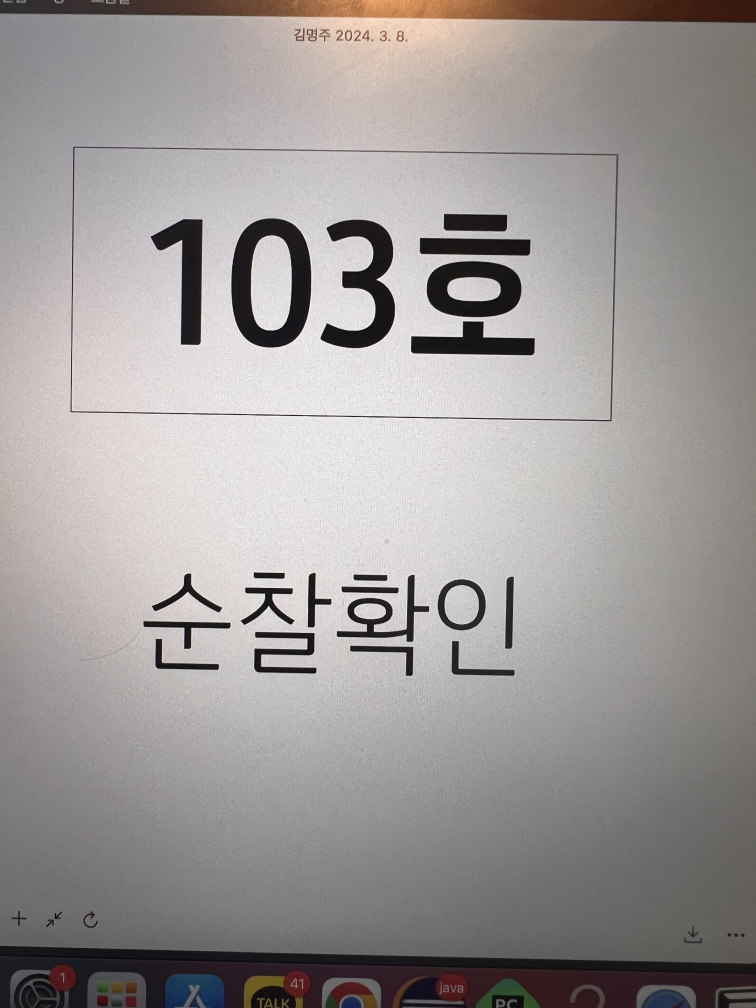
#> input picture src/main/webapp/img/103.jpeg, 3024 x 4032 px, found by its file name (shown at 1/4 size)
$ python ocr.py
#> lines starting #> are read from the running program, lines starting #| are printed output that depends on the picture; after the words box and inside, x2 and y2 are one past the last pixel; in counts of white or black regions, pixels touching at a corner belong together
import sys
try:
    import cv2
    import pytesseract
    import numpy
    from imutils.perspective import four_point_transform
    from PIL import Image

    ori = cv2.imread("/Users/zuzooclub/Desktop/Proj/java/alienProtector/src/main/webapp/img/103.jpeg")
#> ori is the input picture: shape (4032, 3024, 3); mean B, G, R 151.7, 153.3, 157.4
    blur = cv2.GaussianBlur(ori,(5,5),0)
    edged = cv2.Canny(blur,0,255)
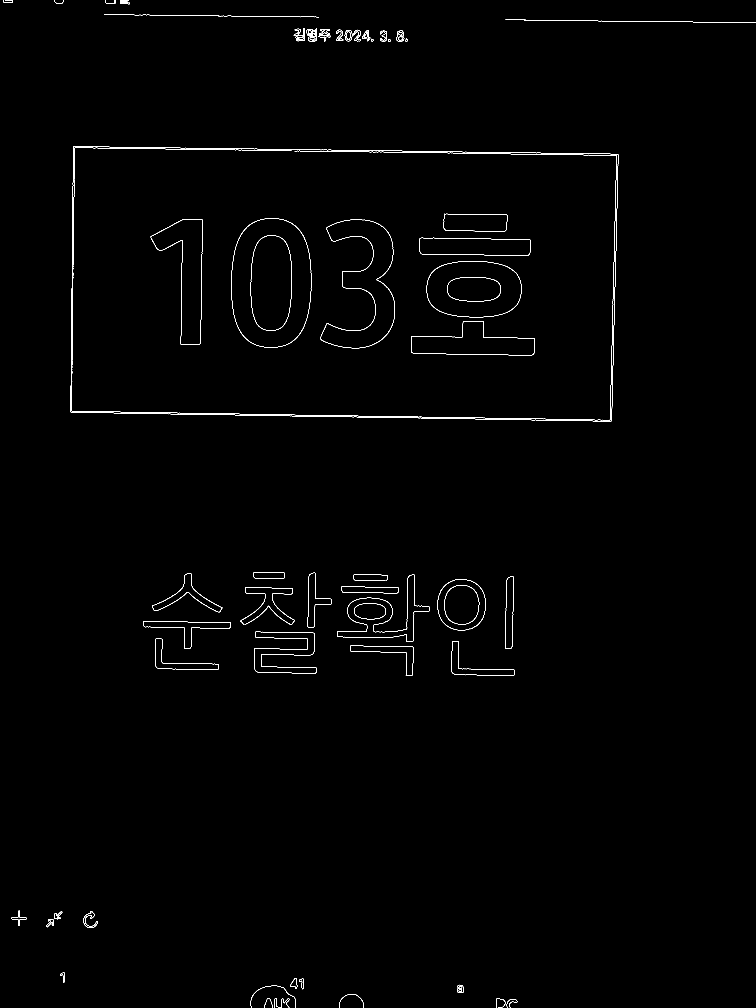
#> edged: shape (4032, 3024) (shown at 1/4 size); 0.36% white in thin lines or dots
    pts, hh = cv2.findContours(edged, cv2.RETR_EXTERNAL, cv2.CHAIN_APPROX_SIMPLE)
#> pts = 61 contours, 23 with area under 20; largest, box (x1, y1, x2, y2) and area: (281, 586, 2474, 1686) 2316401, (1750, 2317, 1943, 2522) 31658, (1348, 2299, 1717, 2568) 31543, (1016, 2527, 1266, 2695) 18902, (574, 2484, 923, 2596) 10228; hh = 61 rows, first 6: [1, -1, -1, -1], [2, 0, -1, -1], [3, 1, -1, -1], [4, 2, -1, -1], [5, 3, -1, -1], [6, 4, -1, -1]
    pts = sorted(pts, key=cv2.contourArea, reverse=True)

    recPP = None
    for pp in pts:
        approx = cv2.approxPolyDP(pp, cv2.arcLength(pp, True) * 0.02, True)
        if len(approx) == 4:
            recPP = approx
            break
#> this loop made 1 pass
#> recPP on pass 1: [[293, 586], [283, 1648], [2446, 1683], [2472, 617]]
    recArr = recPP.reshape(4, 2)
#> recArr = [[293, 586], [283, 1648], [2446, 1683], [2472, 617]]
    recImg = four_point_transform(ori, recArr)
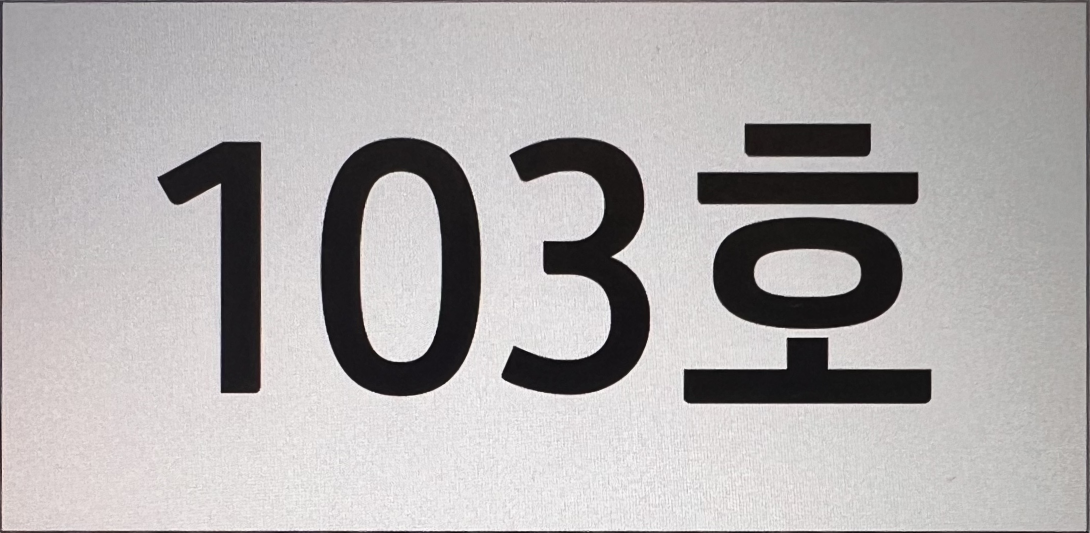
#> recImg: shape (1066, 2179, 3) (shown at 1/2 size); mean B, G, R 173.4, 173.3, 176.5


    ## 자른 이미지 글 인식
    samll = cv2.resize(recImg,(600, 300),interpolation=cv2.INTER_LANCZOS4)
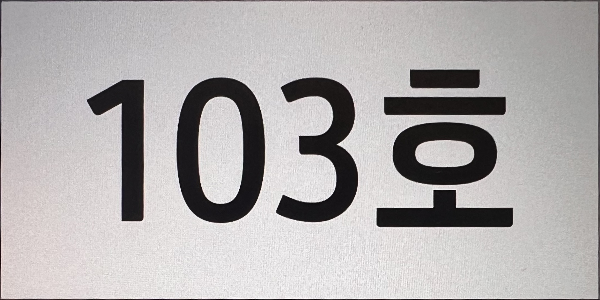
#> samll: shape (300, 600, 3); mean B, G, R 173.4, 173.3, 176.5
    blur = cv2.GaussianBlur(samll, (7, 7), 0)
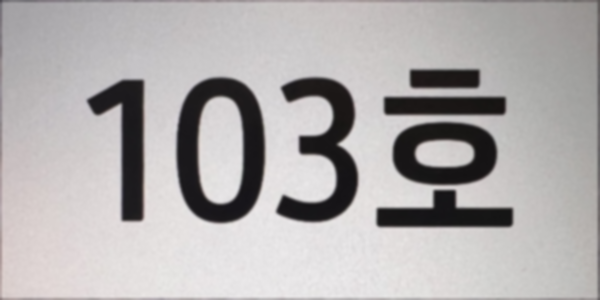
#> blur: shape (300, 600, 3); mean B, G, R 173.8, 173.7, 176.9
    edged = cv2.Canny(blur, 0, 255)
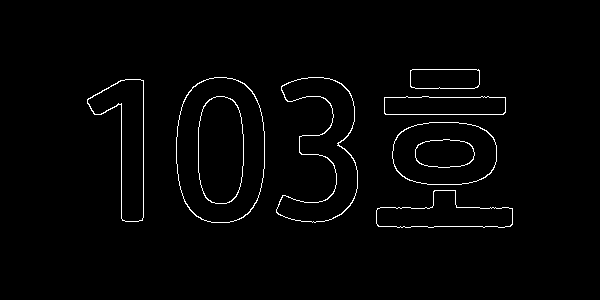
#> edged: shape (300, 600); 1.7% white in thin lines or dots, all inside (x1, y1, x2, y2) = (87, 69, 513, 228)

#> (the run stopped early here; a loop or call above may not have finished)

$ run again, with src/main/webapp/img/102.jpeg copied over src/main/webapp/img/103.jpeg
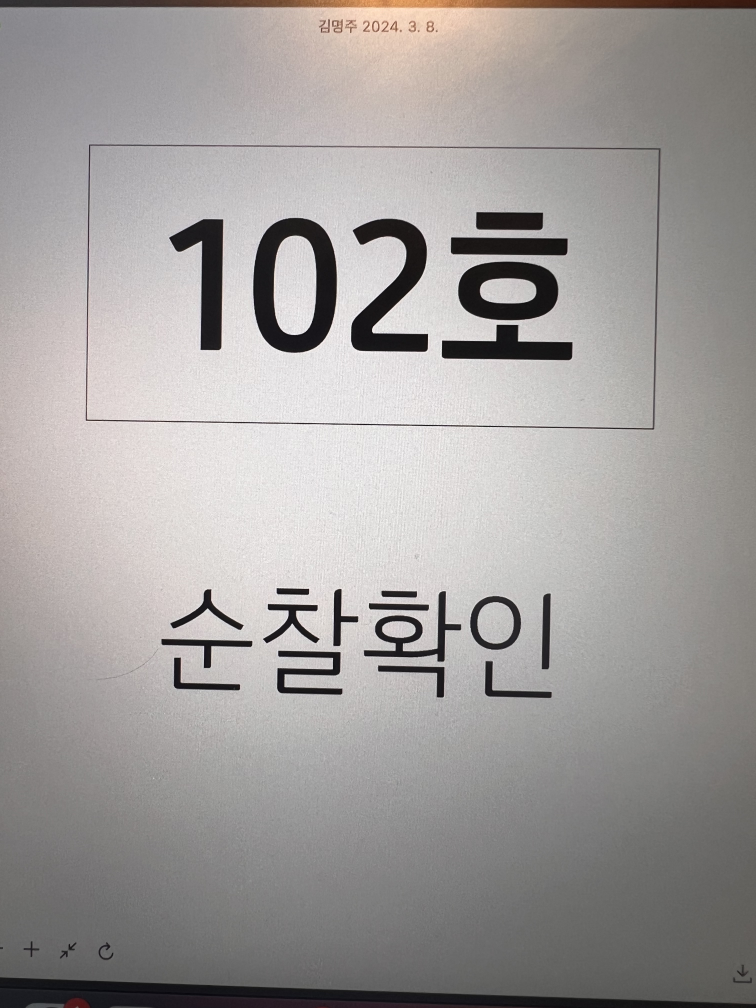
#> input picture src/main/webapp/img/102.jpeg, 3024 x 4032 px, found by its file name (shown at 1/4 size)
#> ori is the input picture: shape (4032, 3024, 3); mean B, G, R 155.2, 156.7, 160.3
#> `edged = cv2.Canny(blur,0,255)`:
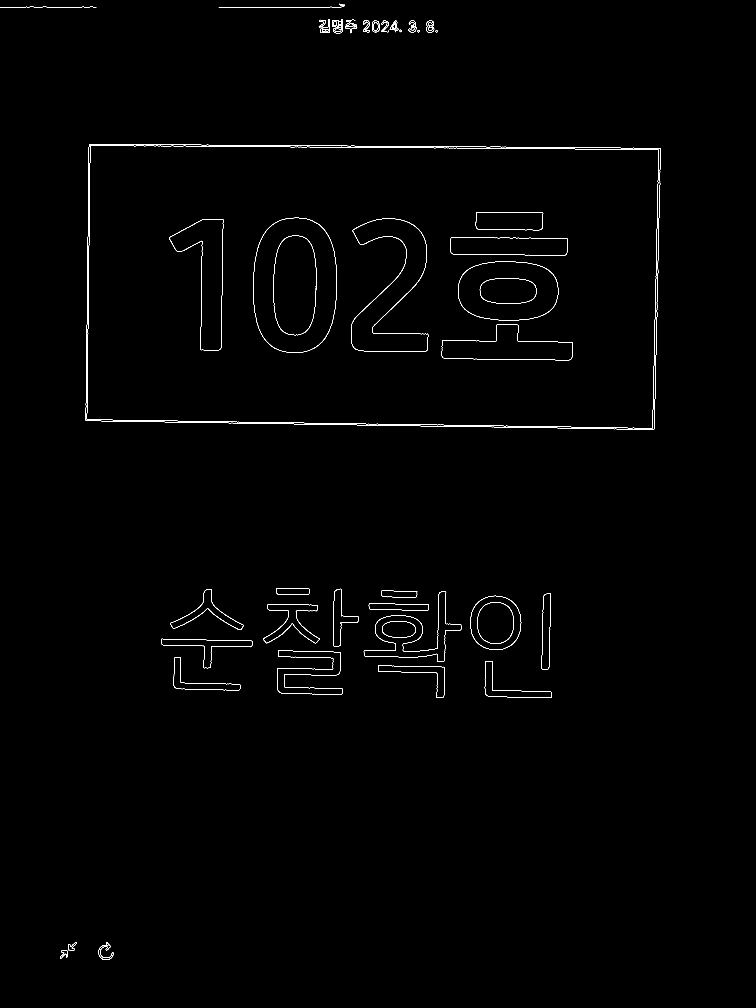
#> edged: shape (4032, 3024) (shown at 1/4 size); 0.35% white in thin lines or dots, all inside (x1, y1, x2, y2) = (0, 14, 2643, 3840)
#> pts = 47 contours, 17 with area under 20; largest, box (x1, y1, x2, y2) and area: (342, 577, 2643, 1719) 2544462, (1880, 2383, 2085, 2600) 35338, (1052, 2416, 1279, 2573) 12444, (681, 2357, 975, 2520) 10128, (694, 2630, 961, 2762) 9056; hh = 47 rows, first 6: [1, -1, -1, -1], [2, 0, -1, -1], [3, 1, -1, -1], [4, 2, -1, -1], [5, 3, -1, -1], [6, 4, -1, -1]
#> the loop `for pp in pts:` made 1 pass
#> recPP on pass 1: [[356, 579], [343, 1682], [2616, 1716], [2641, 593]]
#> recArr = [[356, 579], [343, 1682], [2616, 1716], [2641, 593]]
#> `edged = cv2.Canny(blur, 0, 255)`:
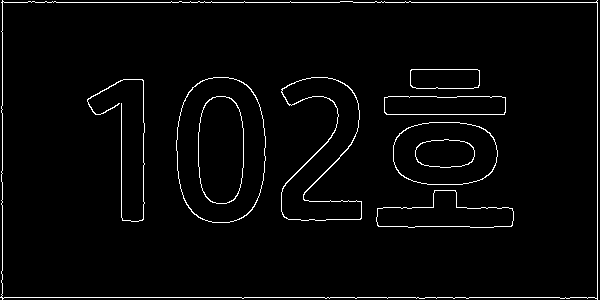
#> edged: shape (300, 600); 2.7% white in thin lines or dots

$ run again, with src/main/webapp/img/101_1.jpeg copied over src/main/webapp/img/103.jpeg
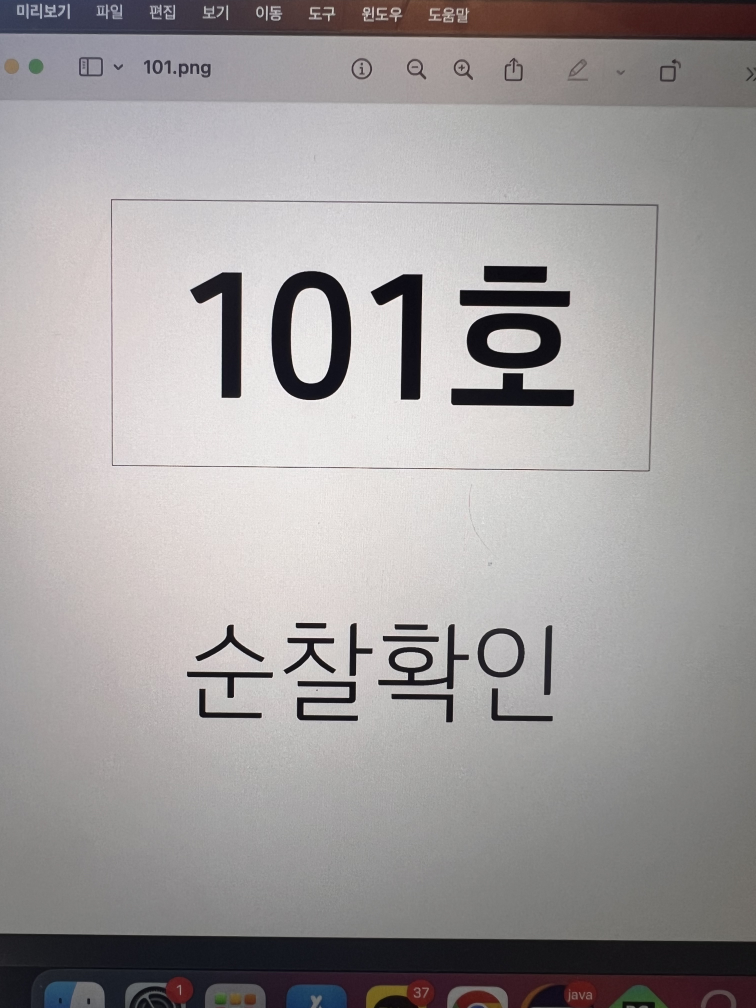
#> input picture src/main/webapp/img/101_1.jpeg, 3024 x 4032 px, found by its file name (shown at 1/4 size)
#> ori is the input picture: shape (4032, 3024, 3); mean B, G, R 155.9, 155.8, 159.5
#> `edged = cv2.Canny(blur,0,255)`:
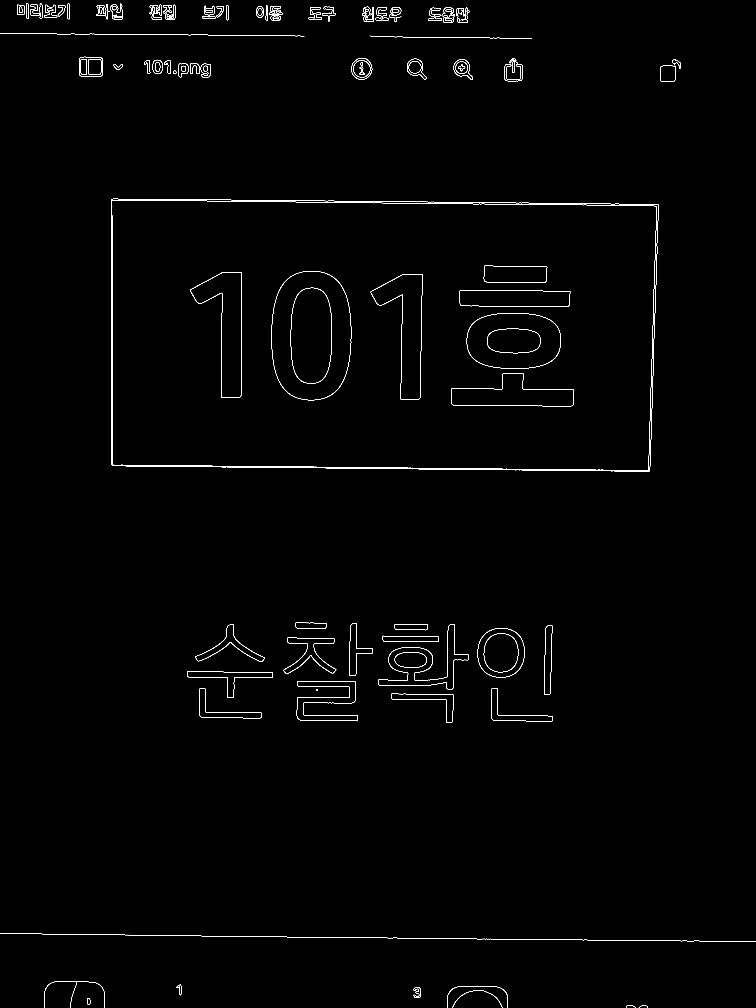
#> edged: shape (4032, 3024) (shown at 1/4 size); 0.45% white in thin lines or dots
#> pts = 90 contours, 26 with area under 20; largest, box (x1, y1, x2, y2) and area: (444, 795, 2635, 1886) 2318734, (1910, 2513, 2099, 2710) 30028, (1512, 2496, 1876, 2757) 29476, (1134, 2551, 1345, 2697) 10272, (748, 2686, 1092, 2792) 9507; hh = 90 rows, first 6: [1, -1, -1, -1], [2, 0, -1, -1], [3, 1, -1, -1], [4, 2, -1, -1], [5, 3, -1, -1], [6, 4, -1, -1]
#> the loop `for pp in pts:` made 1 pass
#> recPP on pass 1: [[444, 797], [448, 1863], [2599, 1883], [2633, 818]]
#> recArr = [[444, 797], [448, 1863], [2599, 1883], [2633, 818]]
#> `edged = cv2.Canny(blur, 0, 255)`:
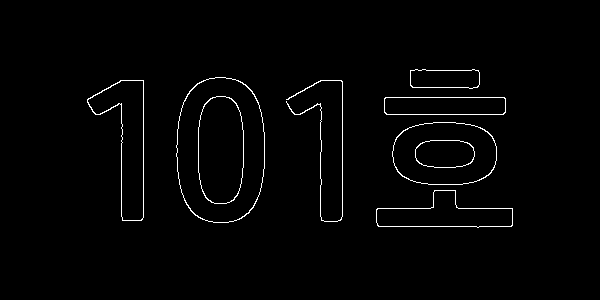
#> edged: shape (300, 600); 1.5% white in thin lines or dots, all inside (x1, y1, x2, y2) = (87, 69, 513, 228)
